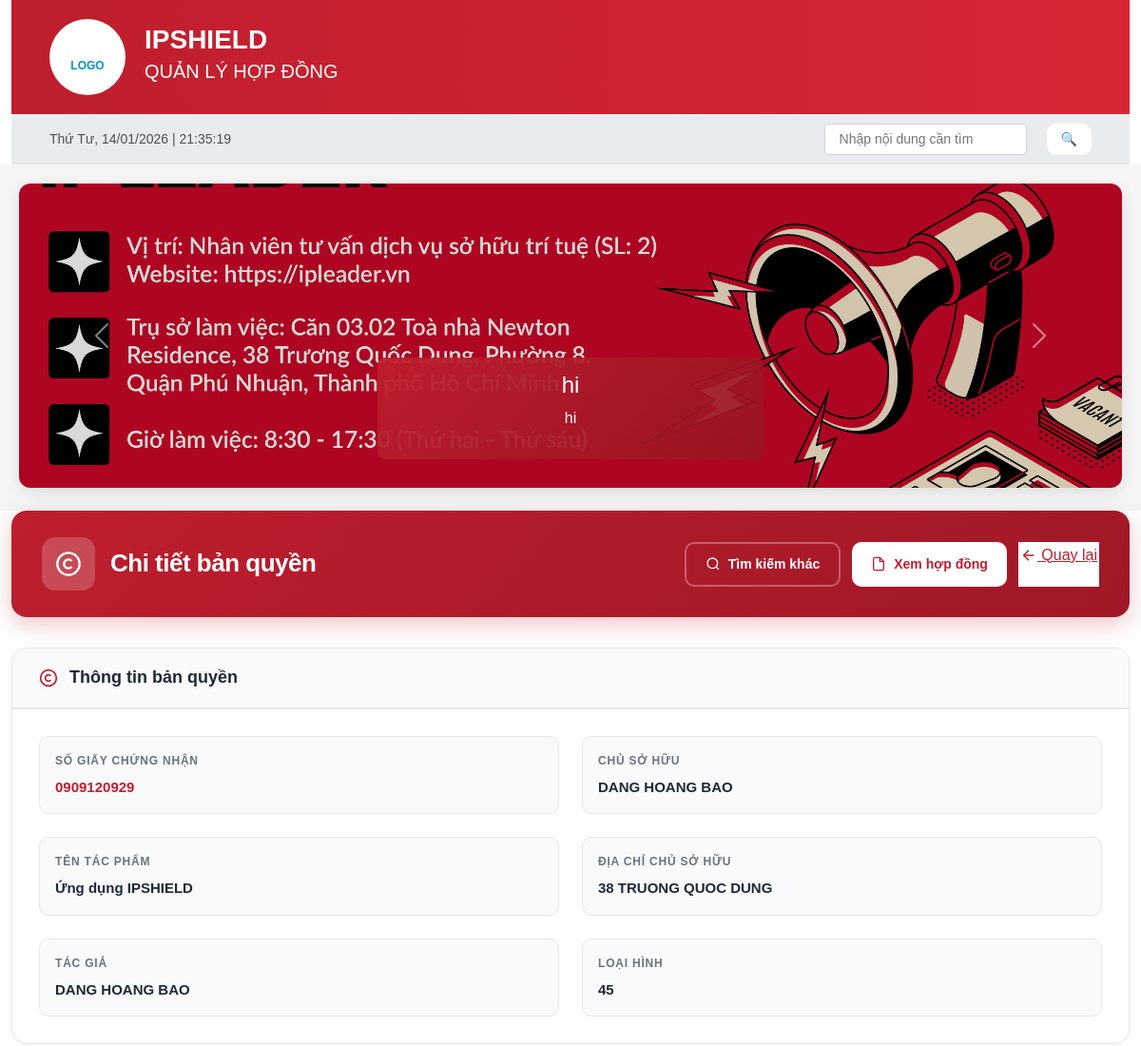
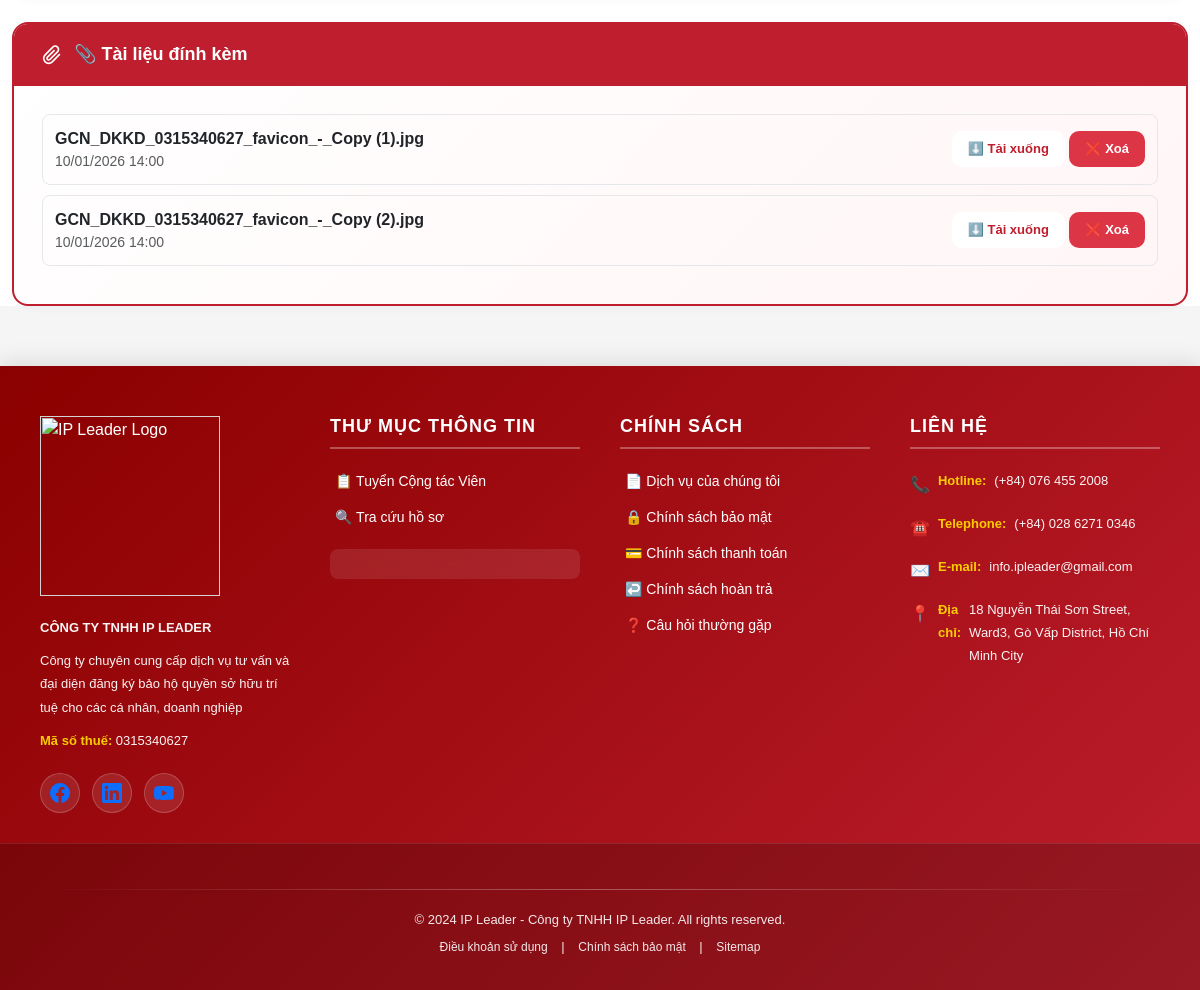
Page /copyright/8/ on the committed database (2 pictures, top to bottom).
### ipshieldapp/models.py (models this page shows, shortened)
class Slider(models.Model):
    title = models.CharField(max_length=255)
    description = models.CharField(max_length=255, blank=True)
    image = models.ImageField(upload_to='sliders/')
    is_active = models.BooleanField(default=True)

class CopyrightService(models.Model):
    contract = models.ForeignKey(
        Contract,
        on_delete=models.CASCADE,
        related_name='copyrights'
    )
    work_name = models.CharField(
        max_length=255,
        blank=True,
        null=True,
        verbose_name='Tên tác phẩm'
    )
    author = models.CharField(
        max_length=255,
        blank=True,
        null=True,
        verbose_name='Tác giả'
    )
    owner = models.CharField(
        max_length=255,
        blank=True,
        null=True,
        verbose_name='Chủ sở hữu'
    )
    owner_address = models.CharField(
        max_length=255,
        blank=True,
        null=True,
        verbose_name='Địa chỉ chủ sở hữu'
    )
    type = models.CharField(
        max_length=255,
        blank=True,
        null=True,
        verbose_name='Loại hình tác phẩm'
    )
    certificate_no = models.CharField(
        max_length=50,
        unique=True,
        blank=True,
        null=True,
        verbose_name='Số chứng nhận'
    )
    certificates = GenericRelation(
        Certificate,
        related_query_name='copyright_files'
    )
    class Meta:
        verbose_name = 'Bản quyền'
        verbose_name_plural = 'Bản quyền'

class Certificate(models.Model):
    content_type = models.ForeignKey(
        ContentType,
        on_delete=models.CASCADE,
        verbose_name='Loại đối tượng'
    )
    object_id = models.PositiveIntegerField(verbose_name='ID đối tượng')
    content_object = GenericForeignKey('content_type', 'object_id')
    certificate_file = models.FileField(
        upload_to='images/certificates/',
        verbose_name='File chứng nhận'
    )
    file = models.FileField(
        upload_to='images/certificates/',
        verbose_name='File đính kèm'
    )
    name = models.CharField(
        max_length=255,
        blank=True,
        verbose_name='Tên file'
    )
    description = models.CharField(
        max_length=255,
        blank=True,
        verbose_name='Mô tả'
    )
    uploaded_at = models.DateTimeField(
        auto_now_add=True,
        verbose_name='Ngày tải lên'
    )
    class Meta:
        verbose_name = 'Tài liệu đính kèm'
        verbose_name_plural = 'Tài liệu đính kèm'
        ordering = ['-uploaded_at']
        indexes = [
            models.Index(fields=['content_type', 'object_id']),
        ]

### ipshieldapp/views.py (the view)
# urls.py: path('copyright/<int:copyright_id>/', views.copyright_detail, name='copyright_detail'),
def copyright_detail(request, copyright_id):
    copyright = get_object_or_404(CopyrightService, id=copyright_id)
    contract = copyright.contract
    context = {
        'copyright': copyright,
        'contract': contract,
    }
    return render(request, 'copyright_detail.html', context)

### templates/copyright_detail.html (shortened to what this page needs)
{% extends "base.html" %}
{% block body_block %}
{% load static %}
<div class="container mt-4">
    <div class="copyright-header">
        <div class="header-left">
            <div class="icon-wrapper">
                <svg width="28" height="28" viewBox="0 0 24 24" fill="none" stroke="currentColor" stroke-width="2">
                    <circle cx="12" cy="12" r="10"></circle>
                    <path d="M15 9.354a4 4 0 1 0 0 5.292"></path>
                </svg>
            </div>
            <h2 class="mb-0">Chi tiết bản quyền</h2>
        </div>
        <div class="header-actions">
            <a href="{% url 'copyright_search' %}" class="btn btn-outline">
                <svg width="16" height="16" viewBox="0 0 24 24" fill="none" stroke="currentColor" stroke-width="2">
                    <circle cx="11" cy="11" r="8"></circle>
                    <path d="m21 21-4.35-4.35"></path>
                </svg>
                Tìm kiếm khác
            </a>
            <a href="{% url 'contract_detail' id=contract.id %}" class="btn btn-primary">
                <svg width="16" height="16" viewBox="0 0 24 24" fill="none" stroke="currentColor" stroke-width="2">
                    <path d="M14 2H6a2 2 0 0 0-2 2v16a2 2 0 0 0 2 2h12a2 2 0 0 0 2-2V8z"></path>
                    <polyline points="14 2 14 8 20 8"></polyline>
                </svg>
                Xem hợp đồng
            </a>
            <a href="{% url 'contract_copyright_search' %}" class="btn-back">
                <svg width="18" height="18" viewBox="0 0 24 24" fill="none" stroke="currentColor" stroke-width="2">
                    <line x1="19" y1="12" x2="5" y2="12"></line>
                    <polyline points="12 19 5 12 12 5"></polyline>
                </svg>
                Quay lại
            </a>
        </div>
    </div>
    <div class="info-card mb-4">
        <div class="card-header">
            <svg width="20" height="20" viewBox="0 0 24 24" fill="none" stroke="currentColor" stroke-width="2">
                <circle cx="12" cy="12" r="10"></circle>
                <path d="M15 9.354a4 4 0 1 0 0 5.292"></path>
            </svg>
            <h5 class="mb-0">Thông tin bản quyền</h5>
        </div>
        <div class="card-body">
            <div class="row">
                <div class="col-md-6">
                    <div class="detail-grid">
                        <div class="detail-item">
                            <span class="detail-label">Số giấy chứng nhận</span>
                            <span class="detail-value text-primary fw-bold">{{ copyright.certificate_no }}</span>
                        </div>
                        <div class="detail-item">
                            <span class="detail-label">Tên tác phẩm</span>
                            <span class="detail-value">{{ copyright.work_name }}</span>
                        </div>
                        <div class="detail-item">
                            <span class="detail-label">Tác giả</span>
                            <span class="detail-value">{{ copyright.author }}</span>
                        </div>
                    </div>
                </div>
                <div class="col-md-6">
                    <div class="detail-grid">
                        <div class="detail-item">
                            <span class="detail-label">Chủ sở hữu</span>
                            <span class="detail-value">{{ copyright.owner }}</span>
                        </div>
                        <div class="detail-item">
                            <span class="detail-label">Địa chỉ chủ sở hữu</span>
                            <span class="detail-value">{{ copyright.owner_address }}</span>
                        </div>
                        <div class="detail-item">
                            <span class="detail-label">Loại hình</span>
                            <span class="detail-value">{{ copyright.type }}</span>
                        </div>
                    </div>
                </div>
            </div>
        </div>
    </div>
    {% if copyright.certificates %}
<div class="card mb-4 download-card">
    <div class="card-header">
        <svg width="20" height="20" viewBox="0 0 24 24" fill="none" stroke="currentColor" stroke-width="2">
            <path d="M21.44 11.05l-9.19 9.19a6 6 0 0 1-8.49-8.49l9.19-9.19a4 4 0 0 1 5.66 5.66l-9.2 9.19a2 2 0 0 1-2.83-2.83l8.49-8.48"></path>
        </svg>
        <h5 class="mb-0">📎 Tài liệu đính kèm</h5>
    </div>
    <div class="card-body">
        {% for cert in copyright.certificates.all %}
        <div class="attachment-item"
             style="display:flex; justify-content:space-between; align-items:center;
                    padding:12px; border:1px solid #e5e7eb; border-radius:8px; margin-bottom:10px;">
            <div>
                <strong>{{ cert.name|default:"Giấy đăng ký kinh doanh" }}</strong><br>
                <small class="text-muted">
                    {{ cert.uploaded_at|date:'d/m/Y H:i' }}
                </small>
            </div>
            <div>
                <a href="{{ cert.file.url }}"
                   class="btn btn-sm btn-primary"
                   download>
                    ⬇️ Tải xuống
                </a>
                <a href="{% url 'delete_certificate' cert.id %}"
                   onclick="return confirm('Xoá file này?');"
                   class="btn btn-sm btn-danger">
                    ❌ Xoá
                </a>
            </div>
        </div>
        {% endfor %}
    </div>
</div>
    {% endif %}
</div>
{% endblock %}

### templates/base.html (shortened to what this page needs)
{% load static %}
<head>
    <link href="https://cdn.jsdelivr.net/npm/bootstrap@5.3.8/dist/css/bootstrap.min.css" rel="stylesheet">
    <link href="{% static 'css/base.css' %}" rel="stylesheet">
</head>
    <div class="container">
        <div class="header">
            <div class="header-logo">
                <br>LOGO
            </div>
            <div class="header-title">
                <h1>IPSHIELD</h1>
                <h2>QUẢN LÝ HỢP ĐỒNG</h2>
            </div>
        </div>
                <div class="top-bar">
           <div id="realtime-clock"></div>
            <div class="language-selector d-flex align-items-center gap-3">
                 <input type="text" placeholder="Nhập nội dung cần tìm"
                    style="margin-left: 20px; padding: 5px 15px; border: 1px solid #ced4da; border-radius: 4px;">
                <button class="btn btn-primary" style="padding: 6px 15px; margin-left: 5px;">🔍</button>
            </div>
            </div>
        </div>
<div class="carousel-section" style="margin:20px; box-shadow:0 4px 15px rgba(0,0,0,0.1); border-radius:12px; overflow:hidden;">
    <div id="mainCarousel" class="carousel slide" data-bs-ride="carousel" data-bs-interval="3500">
        <div class="carousel-inner">
            {% for slider in sliders %}
            <div class="carousel-item {% if forloop.first %}active{% endif %}">
                <img src="{{ slider.image.url }}"
                     class="d-block w-100"
                     alt="{{ slider.title }}"
                     style="height:320px; object-fit:cover; filter:brightness(0.85);">
                <div class="carousel-caption d-none d-md-block"
                     style="background:linear-gradient(135deg, rgba(190,30,45,.95), rgba(150,20,35,.9));
                            padding:15px 30px;
                            border-radius:8px;
                            bottom:30px;
                            left:50%;
                            transform:translateX(-50%);
                            max-width:80%;">
                    <h4>{{ slider.title }}</h4>
                    <p>{{ slider.description }}</p>
                </div>
            </div>
            {% endfor %}
        </div>
        <button class="carousel-control-prev" type="button" data-bs-target="#mainCarousel" data-bs-slide="prev">
            <span class="carousel-control-prev-icon"></span>
        </button>
        <button class="carousel-control-next" type="button" data-bs-target="#mainCarousel" data-bs-slide="next">
            <span class="carousel-control-next-icon"></span>
        </button>
    </div>
</div>
 {% block body_block %}
              {% endblock %}
    <footer class="site-footer">
        <div class="footer-content">
            <div class="footer-section">
                <div class="footer-logo">
                    <img src="https://ipleader.vn/wp-content/uploads/2021/01/IPLEADER-LOGO-WHITE-01.png" alt="IP Leader Logo" width="180px">
                </div>
                <p class="company-name">CÔNG TY TNHH IP LEADER</p>
                <p class="company-desc">Công ty chuyên cung cấp dịch vụ tư vấn và đại diện đăng ký bảo hộ quyền sở hữu trí tuệ cho các cá nhân, doanh nghiệp</p>
                <p><strong>Mã số thuế:</strong> 0315340627</p>
                <div class="social-icons">
                    <a href="#" class="social-icon facebook" title="Facebook">
                    </a>
                    <a href="#" class="social-icon linkedin" title="LinkedIn">
                    </a>
                    <a href="#" class="social-icon youtube" title="YouTube">
                    </a>
                </div>
            </div>
            <div class="footer-section">
                <h5>Thư mục thông tin</h5>
                <ul>
                    <li><a href="#">📋 Tuyển Cộng tác Viên</a></li>
                    <li><a href="#">🔍 Tra cứu hồ sơ</a></li>
                </ul>
                <div class="certification-badge">
                </div>
            </div>
            <div class="footer-section">
                <h5>Chính sách</h5>
                <ul>
                    <li><a href="#">📄 Dịch vụ của chúng tôi</a></li>
                    <li><a href="#">🔒 Chính sách bảo mật</a></li>
                    <li><a href="#">💳 Chính sách thanh toán</a></li>
                    <li><a href="#">↩️ Chính sách hoàn trả</a></li>
                    <li><a href="#">❓ Câu hỏi thường gặp</a></li>
                </ul>
            </div>
            <div class="footer-section">
                <h5>Liên hệ</h5>
                <div class="contact-info">
                    <p><span class="contact-icon">📞</span> <strong>Hotline:</strong> (+84) 076 455 2008</p>
                    <p><span class="contact-icon">☎️</span> <strong>Telephone:</strong>(+84) 028 6271 0346</p>
                    <p><span class="contact-icon">✉️</span> <strong>E-mail:</strong> info.ipleader@gmail.com</p>
                    <p><span class="contact-icon">📍</span> <strong>Địa chỉ:</strong>18 Nguyễn Thái Sơn Street, Ward3, Gò Vấp District, Hồ Chí Minh City</p>
                </div>
            </div>
        </div>
        <div class="footer-bottom">
            <div class="footer-divider"></div>
            <p>© 2024 IP Leader - Công ty TNHH IP Leader. All rights reserved.</p>
            <p class="footer-links">
                <a href="#">Điều khoản sử dụng</a> |
                <a href="#">Chính sách bảo mật</a> |
                <a href="#">Sitemap</a>
            </p>
        </div>
    </footer>

### rows in the picture
Slider: image (picture), title "hi", description "hi"
CopyrightService: certificate_no "0909120929", work_name "Ứng dụng IPSHIELD", author "DANG HOANG BAO", owner "DANG HOANG BAO", owner_address "38 TRUONG QUOC DUNG", type "45"
Certificate: name "GCN_DKKD_0315340627_favicon_-_Copy (1).jpg", uploaded_at "10/01/2026 14:00"
Certificate: name "GCN_DKKD_0315340627_favicon_-_Copy (2).jpg", uploaded_at "10/01/2026 14:00"
